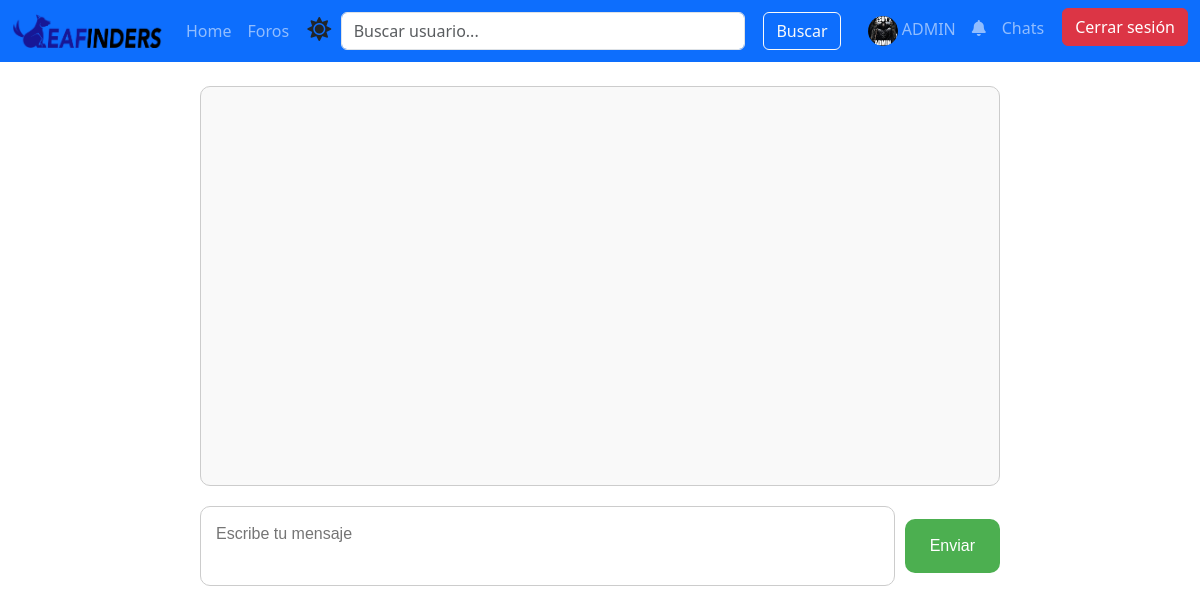
Before: /chat/53/ (signed in) with the older database file.
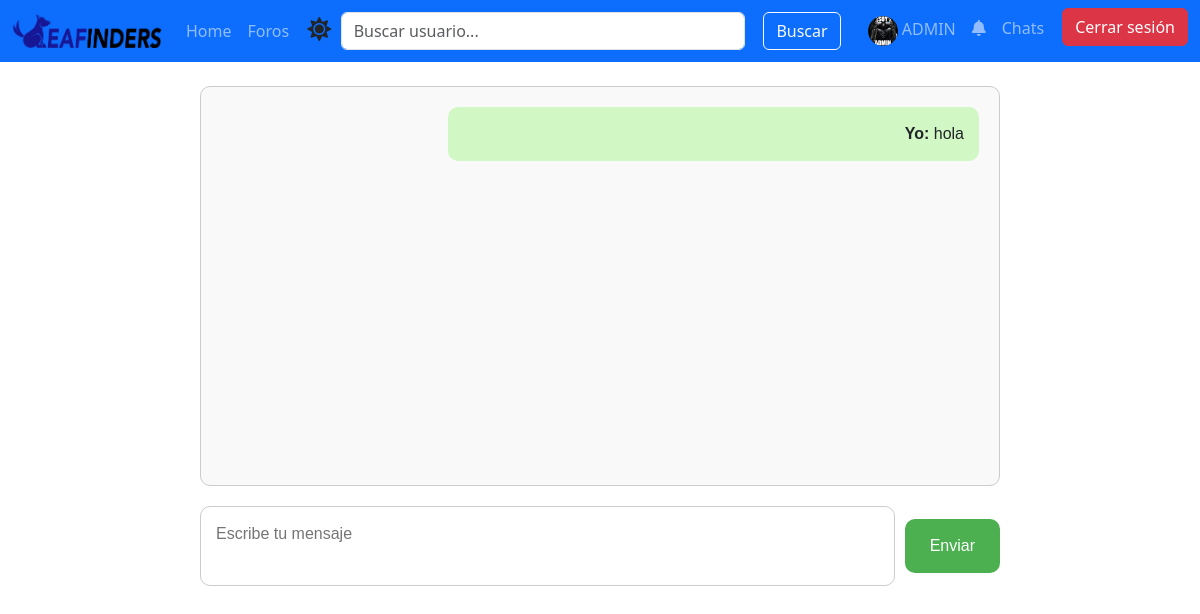
After: the same page with the newer database file.
### App/models.py (models this page shows, shortened)
class Mensaje(models.Model):
    remitente = models.ForeignKey(settings.AUTH_USER_MODEL, related_name='mensajes_enviados', on_delete=models.CASCADE)
    destinatario = models.ForeignKey(settings.AUTH_USER_MODEL, related_name='mensajes_recibidos', on_delete=models.CASCADE)
    contenido = models.TextField()
    fecha_enviado = models.DateTimeField(auto_now_add=True)

### App/views.py (the view)
# urls.py: path('chat/<int:amigo_id>/', views.chat_view, name='chat_view'),
@login_required
def chat_view(request, amigo_id):
    amigo = get_object_or_404(Usuario, id=amigo_id)
    amistad = Amistad.objects.filter(
        (Q(user1=request.user) & Q(user2=amigo)) | (Q(user1=amigo) & Q(user2=request.user)),
        estado='aceptada'
    ).exists()
    if not amistad:
        return redirect('home')  # Redirigir si no son amigos
    mensajes = Mensaje.objects.filter(
        Q(remitente=request.user, destinatario=amigo) | Q(remitente=amigo, destinatario=request.user)
    ).order_by('fecha_enviado')
    if request.method == 'POST':
        contenido = request.POST.get('contenido')
        if contenido:
            Mensaje.objects.create(remitente=request.user, destinatario=amigo, contenido=contenido)
            return redirect('chat_view', amigo_id=amigo.id)  # Redirigir para actualizar la conversación
    return render(request, 'chat.html', {'amigo': amigo, 'mensajes': mensajes})

### App/context_processors.py (called while the page is built)
def notificaciones(request):
    if request.user.is_authenticated:
        solicitudes_pendientes = Amistad.objects.filter(
            user2=request.user,
            estado='pendiente'
        ).count()
        return {
            'solicitudes_pendientes': solicitudes_pendientes,
        }
    return {}

### App/Templates/chat.html (shortened to what this page needs)
{% extends 'Template.html' %}
{% block content %}
<div id="chat-container">
    <div id="chat">
        {% for mensaje in mensajes %}
            {% if mensaje.remitente == request.user %}
                <div class="mensaje-enviado">
                    <strong>Yo:</strong> {{ mensaje.contenido }}
                </div>
            {% else %}
                <div class="mensaje-recibido">
                    <strong>{{ mensaje.remitente.nombres }}:</strong> {{ mensaje.contenido }}
                </div>
            {% endif %}
        {% endfor %}
    </div>
    <form id="mensajeForm">
        <textarea id="contenido" placeholder="Escribe tu mensaje"></textarea>
        <button type="submit">Enviar</button>
    </form>
</div>
{% endblock %}

Changed rows visible on the page:
added Mensaje: contenido "hola"
